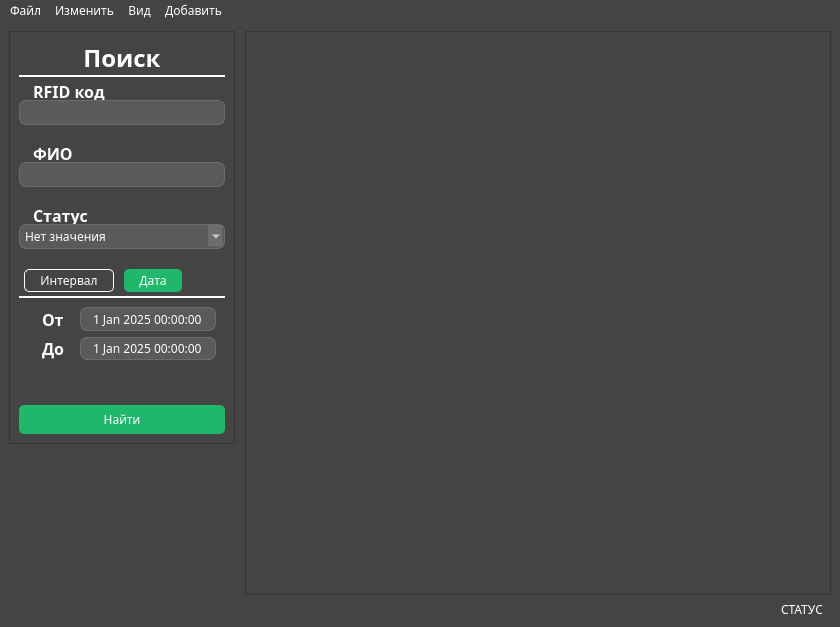
<?xml version="1.0" encoding="UTF-8"?>
<ui version="4.0">
 <class>MainWindow</class>
 <widget class="QMainWindow" name="MainWindow">
  <property name="geometry">
   <rect>
    <x>0</x>
    <y>0</y>
    <width>840</width>
    <height>627</height>
   </rect>
  </property>
  <property name="windowTitle">
   <string>MainWindow</string>
  </property>
  <property name="styleSheet">
   <string notr="true">background-color: #444444;
color: white;
font-family: Franklin Gothic Medium</string>
  </property>
  <widget class="QWidget" name="centralwidget">
   <property name="sizePolicy">
    <sizepolicy hsizetype="Preferred" vsizetype="Preferred">
     <horstretch>0</horstretch>
     <verstretch>0</verstretch>
    </sizepolicy>
   </property>
   <layout class="QGridLayout" name="gridLayout_4">
    <item row="0" column="0">
     <layout class="QVBoxLayout" name="verticalLayout_9">
      <item>
       <layout class="QHBoxLayout" name="horizontalLayout_3" stretch="0,5">
        <property name="spacing">
         <number>10</number>
        </property>
        <item>
         <layout class="QVBoxLayout" name="verticalLayout_8">
          <property name="spacing">
           <number>0</number>
          </property>
          <item>
           <widget class="QFrame" name="frame_2">
            <property name="frameShape">
             <enum>QFrame::StyledPanel</enum>
            </property>
            <property name="frameShadow">
             <enum>QFrame::Raised</enum>
            </property>
            <layout class="QGridLayout" name="gridLayout_3">
             <item row="0" column="0">
              <layout class="QVBoxLayout" name="verticalLayout_7">
               <item>
                <layout class="QVBoxLayout" name="verticalLayout_3">
                 <item>
                  <widget class="QLabel" name="search_label">
                   <property name="styleSheet">
                    <string notr="true">font-size: 18pt;
font-weight: bold;
border: none;
background-color:none;
border-bottom: 2px solid white;</string>
                   </property>
                   <property name="text">
                    <string>Поиск</string>
                   </property>
                   <property name="alignment">
                    <set>Qt::AlignCenter</set>
                   </property>
                  </widget>
                 </item>
                 <item>
                  <layout class="QVBoxLayout" name="verticalLayout" stretch="0,0,0,0">
                   <property name="spacing">
                    <number>20</number>
                   </property>
                   <property name="sizeConstraint">
                    <enum>QLayout::SetFixedSize</enum>
                   </property>
                   <property name="bottomMargin">
                    <number>30</number>
                   </property>
                   <item>
                    <layout class="QVBoxLayout" name="verticalLayout_6">
                     <property name="spacing">
                      <number>0</number>
                     </property>
                     <item>
                      <widget class="QLabel" name="rfid_label">
                       <property name="minimumSize">
                        <size>
                         <width>0</width>
                         <height>17</height>
                        </size>
                       </property>
                       <property name="maximumSize">
                        <size>
                         <width>16777215</width>
                         <height>17</height>
                        </size>
                       </property>
                       <property name="styleSheet">
                        <string notr="true">margin-left: 10px; 
font-size: 12pt;
font-weight: bold;
border: none;
background-color:none;</string>
                       </property>
                       <property name="text">
                        <string>RFID код</string>
                       </property>
                      </widget>
                     </item>
                     <item>
                      <widget class="QLineEdit" name="rfid_input">
                       <property name="styleSheet">
                        <string notr="true">background-color: rgba(255,255,255,30);
border: 1px solid rgba(255,255,255,40);
border-radius: 7px;
padding: 2px 5px
</string>
                       </property>
                      </widget>
                     </item>
                    </layout>
                   </item>
                   <item>
                    <layout class="QVBoxLayout" name="verticalLayout_5">
                     <property name="spacing">
                      <number>0</number>
                     </property>
                     <item>
                      <widget class="QLabel" name="name_label">
                       <property name="minimumSize">
                        <size>
                         <width>0</width>
                         <height>17</height>
                        </size>
                       </property>
                       <property name="maximumSize">
                        <size>
                         <width>16777215</width>
                         <height>17</height>
                        </size>
                       </property>
                       <property name="styleSheet">
                        <string notr="true">margin-left: 10px; 
font-size: 12pt;
font-weight: bold;
border: none;
background-color:none;</string>
                       </property>
                       <property name="text">
                        <string>ФИО</string>
                       </property>
                      </widget>
                     </item>
                     <item>
                      <widget class="QLineEdit" name="name_input">
                       <property name="styleSheet">
                        <string notr="true">background-color: rgba(255,255,255,30);
border: 1px solid rgba(255,255,255,40);
border-radius: 7px;
padding: 2px 5px
</string>
                       </property>
                      </widget>
                     </item>
                    </layout>
                   </item>
                   <item>
                    <layout class="QVBoxLayout" name="verticalLayout_4">
                     <property name="spacing">
                      <number>0</number>
                     </property>
                     <item>
                      <widget class="QLabel" name="status_label">
                       <property name="minimumSize">
                        <size>
                         <width>0</width>
                         <height>17</height>
                        </size>
                       </property>
                       <property name="maximumSize">
                        <size>
                         <width>16777215</width>
                         <height>17</height>
                        </size>
                       </property>
                       <property name="styleSheet">
                        <string notr="true">margin-left: 10px; 
font-size: 12pt;
font-weight: bold;
border: none;
background-color:none;</string>
                       </property>
                       <property name="text">
                        <string>Статус</string>
                       </property>
                      </widget>
                     </item>
                     <item>
                      <widget class="QComboBox" name="status_box">
                       <property name="styleSheet">
                        <string notr="true">

background-color: rgba(255,255,255,30);
border: 1px solid rgba(255,255,255,40);
border-radius: 7px;
padding: 2px 5px;
</string>
                       </property>
                       <item>
                        <property name="text">
                         <string>Нет значения</string>
                        </property>
                       </item>
                       <item>
                        <property name="text">
                         <string>Вход</string>
                        </property>
                       </item>
                       <item>
                        <property name="text">
                         <string>Выход</string>
                        </property>
                       </item>
                      </widget>
                     </item>
                    </layout>
                   </item>
                   <item>
                    <widget class="QTabWidget" name="interval_wigdet">
                     <property name="sizePolicy">
                      <sizepolicy hsizetype="Preferred" vsizetype="Preferred">
                       <horstretch>0</horstretch>
                       <verstretch>0</verstretch>
                      </sizepolicy>
                     </property>
                     <property name="minimumSize">
                      <size>
                       <width>0</width>
                       <height>100</height>
                      </size>
                     </property>
                     <property name="maximumSize">
                      <size>
                       <width>16777215</width>
                       <height>100</height>
                      </size>
                     </property>
                     <property name="styleSheet">
                      <string notr="true">QTabWidget{
	margin: 4px;
}


QTabWidget::pane { 
	border-top: 2px solid white;
	margin-top: 4px;
}






/*11111111111111111111*/


QTabBar::tab{
	color: white;
	border-radius: 5px;
	padding: 2px 15px;
	margin: 0 5px;
}

QTabBar::tab:selected{
	background-color: rgb(31, 184, 107);
}

QTabBar::tab:selected:hover{
	background-color: rgba(31, 184, 107, 95);
}

QTabBar::tab:!selected{
	background-color: none;
	border: 1px solid white;
}

QTabBar::tab:!selected:hover{
	background-color: none;
	border: 1px solid rgba(255,255,255, 80);
}

</string>
                     </property>
                     <property name="tabPosition">
                      <enum>QTabWidget::North</enum>
                     </property>
                     <property name="currentIndex">
                      <number>1</number>
                     </property>
                     <property name="elideMode">
                      <enum>Qt::ElideNone</enum>
                     </property>
                     <property name="usesScrollButtons">
                      <bool>true</bool>
                     </property>
                     <property name="documentMode">
                      <bool>false</bool>
                     </property>
                     <widget class="QWidget" name="tab">
                      <attribute name="title">
                       <string>Интервал</string>
                      </attribute>
                      <layout class="QGridLayout" name="gridLayout_2">
                       <item row="0" column="0">
                        <widget class="QComboBox" name="interval_box">
                         <property name="styleSheet">
                          <string notr="true">
QComboBox {
background-color: rgba(255,255,255,30);
border: 1px solid rgba(255,255,255,40);
border-radius: 7px;
padding: 2px 5px;
}

</string>
                         </property>
                         <property name="insertPolicy">
                          <enum>QComboBox::InsertAtTop</enum>
                         </property>
                         <property name="sizeAdjustPolicy">
                          <enum>QComboBox::AdjustToContentsOnFirstShow</enum>
                         </property>
                         <item>
                          <property name="text">
                           <string>Нет значения</string>
                          </property>
                         </item>
                         <item>
                          <property name="text">
                           <string>Вход</string>
                          </property>
                         </item>
                         <item>
                          <property name="text">
                           <string>Выход</string>
                          </property>
                         </item>
                        </widget>
                       </item>
                      </layout>
                     </widget>
                     <widget class="QWidget" name="tab_2">
                      <attribute name="title">
                       <string>Дата</string>
                      </attribute>
                      <layout class="QGridLayout" name="gridLayout">
                       <item row="0" column="0">
                        <layout class="QVBoxLayout" name="verticalLayout_2">
                         <item>
                          <layout class="QHBoxLayout" name="horizontalLayout">
                           <item>
                            <widget class="QLabel" name="ot_label">
                             <property name="styleSheet">
                              <string notr="true">margin-left: 10px; 
font-size: 12pt;
font-weight: bold;
border: none;
background-color:none;</string>
                             </property>
                             <property name="text">
                              <string>От</string>
                             </property>
                            </widget>
                           </item>
                           <item>
                            <widget class="QDateTimeEdit" name="datetime_input">
                             <property name="styleSheet">
                              <string notr="true">
background-color: rgba(255,255,255,30);
border: 1px solid rgba(255,255,255,40);
border-radius: 7px;
padding: 2px 5px;


</string>
                             </property>
                             <property name="alignment">
                              <set>Qt::AlignCenter</set>
                             </property>
                             <property name="buttonSymbols">
                              <enum>QAbstractSpinBox::NoButtons</enum>
                             </property>
                             <property name="dateTime">
                              <datetime>
                               <hour>0</hour>
                               <minute>0</minute>
                               <second>0</second>
                               <year>2025</year>
                               <month>1</month>
                               <day>1</day>
                              </datetime>
                             </property>
                            </widget>
                           </item>
                          </layout>
                         </item>
                         <item>
                          <layout class="QHBoxLayout" name="horizontalLayout_2">
                           <item>
                            <widget class="QLabel" name="do_label">
                             <property name="styleSheet">
                              <string notr="true">margin-left: 10px; 
font-size: 12pt;
font-weight: bold;
border: none;
background-color:none;</string>
                             </property>
                             <property name="text">
                              <string>До</string>
                             </property>
                            </widget>
                           </item>
                           <item>
                            <widget class="QDateTimeEdit" name="datetime_input_two">
                             <property name="styleSheet">
                              <string notr="true">
background-color: rgba(255,255,255,30);
border: 1px solid rgba(255,255,255,40);
border-radius: 7px;
padding: 2px 5px;


</string>
                             </property>
                             <property name="alignment">
                              <set>Qt::AlignCenter</set>
                             </property>
                             <property name="buttonSymbols">
                              <enum>QAbstractSpinBox::NoButtons</enum>
                             </property>
                             <property name="specialValueText">
                              <string/>
                             </property>
                             <property name="dateTime">
                              <datetime>
                               <hour>0</hour>
                               <minute>0</minute>
                               <second>0</second>
                               <year>2025</year>
                               <month>1</month>
                               <day>1</day>
                              </datetime>
                             </property>
                            </widget>
                           </item>
                          </layout>
                         </item>
                        </layout>
                       </item>
                      </layout>
                     </widget>
                    </widget>
                   </item>
                  </layout>
                 </item>
                 <item>
                  <widget class="QPushButton" name="search_button">
                   <property name="sizePolicy">
                    <sizepolicy hsizetype="Minimum" vsizetype="Preferred">
                     <horstretch>0</horstretch>
                     <verstretch>0</verstretch>
                    </sizepolicy>
                   </property>
                   <property name="minimumSize">
                    <size>
                     <width>0</width>
                     <height>29</height>
                    </size>
                   </property>
                   <property name="maximumSize">
                    <size>
                     <width>16777215</width>
                     <height>29</height>
                    </size>
                   </property>
                   <property name="styleSheet">
                    <string notr="true">QPushButton{
	background-color: rgb(31, 184, 107);
	color: white;
	border-radius: 5px;
}

QPushButton:hover{
	background-color: rgba(31, 184, 107, 95);
}

QPushButton:pressed{
	background-color: rgba(31, 184, 107, 85);
}

</string>
                   </property>
                   <property name="text">
                    <string>Найти</string>
                   </property>
                  </widget>
                 </item>
                </layout>
               </item>
              </layout>
             </item>
            </layout>
           </widget>
          </item>
          <item>
           <spacer name="verticalSpacer">
            <property name="orientation">
             <enum>Qt::Vertical</enum>
            </property>
            <property name="sizeHint" stdset="0">
             <size>
              <width>20</width>
              <height>40</height>
             </size>
            </property>
           </spacer>
          </item>
         </layout>
        </item>
        <item>
         <widget class="QTableView" name="tableView">
          <property name="lineWidth">
           <number>1</number>
          </property>
          <property name="gridStyle">
           <enum>Qt::SolidLine</enum>
          </property>
         </widget>
        </item>
       </layout>
      </item>
      <item>
       <layout class="QHBoxLayout" name="horizontalLayout_4">
        <item>
         <widget class="QLabel" name="log_output">
          <property name="text">
           <string/>
          </property>
         </widget>
        </item>
        <item>
         <widget class="QLabel" name="status_label_2">
          <property name="maximumSize">
           <size>
            <width>50</width>
            <height>16777215</height>
           </size>
          </property>
          <property name="text">
           <string>СТАТУС</string>
          </property>
         </widget>
        </item>
       </layout>
      </item>
     </layout>
    </item>
   </layout>
  </widget>
  <widget class="QMenuBar" name="menubar">
   <property name="geometry">
    <rect>
     <x>0</x>
     <y>0</y>
     <width>840</width>
     <height>20</height>
    </rect>
   </property>
   <widget class="QMenu" name="file_menu">
    <property name="title">
     <string>Файл</string>
    </property>
    <addaction name="data_refresh"/>
    <addaction name="save_bttn"/>
    <addaction name="options_bttn"/>
    <addaction name="exit_bttn"/>
   </widget>
   <widget class="QMenu" name="change_menu">
    <property name="title">
     <string>Изменить</string>
    </property>
    <addaction name="add_bttn"/>
    <addaction name="edit_bttn"/>
    <addaction name="delete_bttn"/>
    <addaction name="clear_search_bttn"/>
   </widget>
   <widget class="QMenu" name="add_menu">
    <property name="title">
     <string>Добавить</string>
    </property>
    <addaction name="add_user"/>
    <addaction name="add_few_bttn"/>
   </widget>
   <widget class="QMenu" name="view_menu">
    <property name="title">
     <string>Вид</string>
    </property>
   </widget>
   <addaction name="file_menu"/>
   <addaction name="change_menu"/>
   <addaction name="view_menu"/>
   <addaction name="add_menu"/>
  </widget>
  <action name="add_user">
   <property name="text">
    <string>Добавить пользователя</string>
   </property>
  </action>
  <action name="add_few_bttn">
   <property name="text">
    <string>Добавить несколько</string>
   </property>
  </action>
  <action name="data_refresh">
   <property name="text">
    <string>Обновить данные</string>
   </property>
  </action>
  <action name="action_4">
   <property name="text">
    <string>Изменить</string>
   </property>
  </action>
  <action name="save_bttn">
   <property name="text">
    <string>Сохранить</string>
   </property>
  </action>
  <action name="add_bttn">
   <property name="text">
    <string>Добавить запись</string>
   </property>
  </action>
  <action name="exit_bttn">
   <property name="text">
    <string>Выход</string>
   </property>
  </action>
  <action name="edit_bttn">
   <property name="text">
    <string>Редактировать запись</string>
   </property>
  </action>
  <action name="delete_bttn">
   <property name="text">
    <string>Удалить запись</string>
   </property>
  </action>
  <action name="clear_search_bttn">
   <property name="text">
    <string>Очистить поля поиска</string>
   </property>
  </action>
  <action name="options_bttn">
   <property name="text">
    <string>Настройки</string>
   </property>
  </action>
 </widget>
 <tabstops>
  <tabstop>rfid_input</tabstop>
  <tabstop>name_input</tabstop>
  <tabstop>status_box</tabstop>
  <tabstop>interval_wigdet</tabstop>
  <tabstop>datetime_input</tabstop>
  <tabstop>datetime_input_two</tabstop>
  <tabstop>search_button</tabstop>
  <tabstop>tableView</tabstop>
  <tabstop>interval_box</tabstop>
 </tabstops>
 <resources/>
 <connections/>
</ui>
